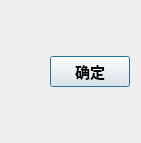
<?xml version="1.0" encoding="UTF-8"?>
<ui version="4.0">
    <class>Dialog</class>
    <widget class="QDialog" name="Dialog">
        <property name="geometry">
            <rect>
                <x>0</x>
                <y>0</y>
                <width>141</width>
                <height>143</height>
            </rect>
        </property>
        <property name="font">
            <font>
                <family>微软雅黑</family>
                <pointsize>11</pointsize>
                <weight>75</weight>
                <bold>true</bold>
            </font>
        </property>
        <property name="windowTitle">
            <string>请选择</string>
        </property>
        <property name="modal">
            <bool>true</bool>
        </property>
        <layout class="QVBoxLayout" name="verticalLayout">
            <item>
                <spacer name="verticalSpacer_2">
                    <property name="orientation">
                        <enum>Qt::Vertical</enum>
                    </property>
                    <property name="sizeHint" stdset="0">
                        <size>
                            <width>20</width>
                            <height>40</height>
                        </size>
                    </property>
                </spacer>
            </item>
            <item>
                <layout class="QVBoxLayout" name="layout"/>
            </item>
            <item>
                <layout class="QHBoxLayout" name="horizontalLayout">
                    <item>
                        <spacer name="horizontalSpacer">
                            <property name="orientation">
                                <enum>Qt::Horizontal</enum>
                            </property>
                            <property name="sizeHint" stdset="0">
                                <size>
                                    <width>40</width>
                                    <height>20</height>
                                </size>
                            </property>
                        </spacer>
                    </item>
                    <item>
                        <widget class="QPushButton" name="pushButton">
                            <property name="text">
                                <string>确定</string>
                            </property>
                        </widget>
                    </item>
                </layout>
            </item>
            <item>
                <spacer name="verticalSpacer">
                    <property name="orientation">
                        <enum>Qt::Vertical</enum>
                    </property>
                    <property name="sizeHint" stdset="0">
                        <size>
                            <width>20</width>
                            <height>40</height>
                        </size>
                    </property>
                </spacer>
            </item>
        </layout>
    </widget>
    <resources/>
    <connections/>
</ui>
